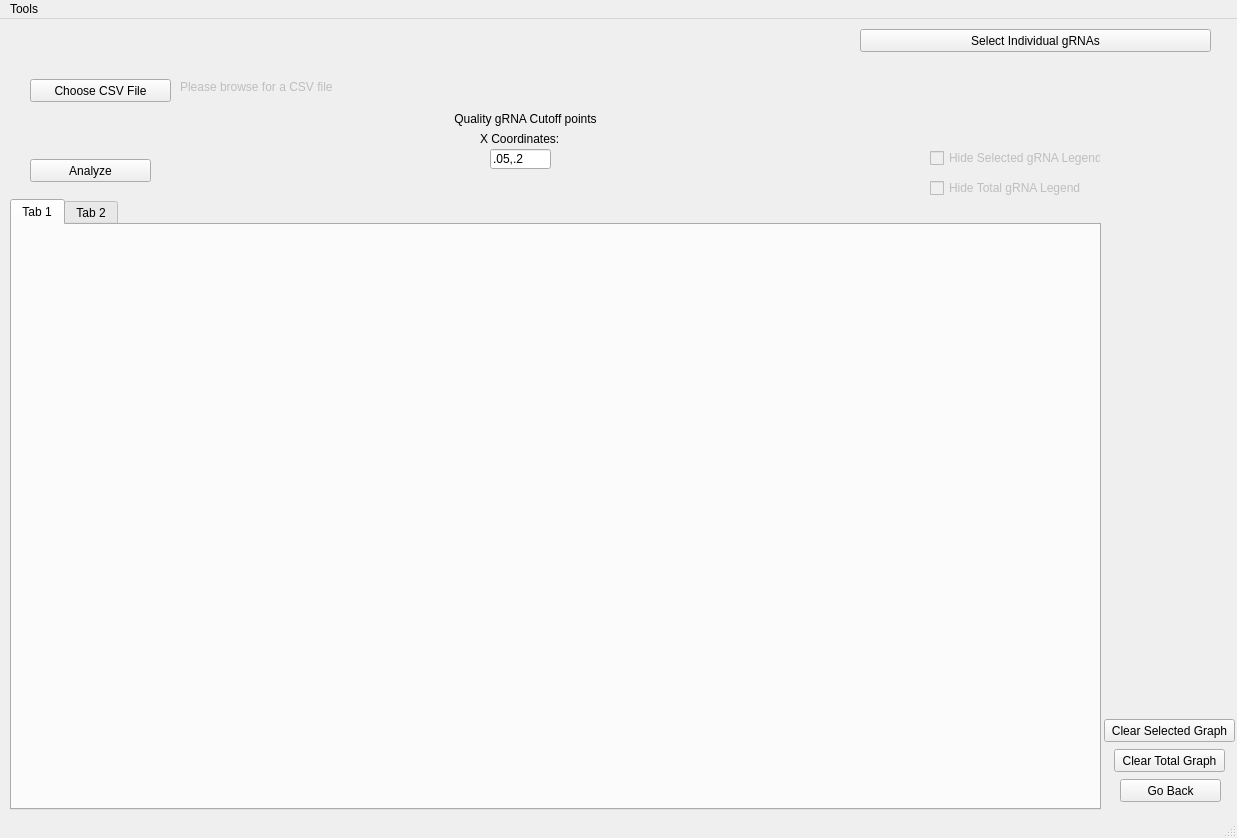
<?xml version="1.0" encoding="UTF-8"?>
<ui version="4.0">
 <class>MainWindow</class>
 <widget class="QMainWindow" name="MainWindow">
  <property name="geometry">
   <rect>
    <x>0</x>
    <y>0</y>
    <width>1237</width>
    <height>838</height>
   </rect>
  </property>
  <property name="windowTitle">
   <string>MainWindow</string>
  </property>
  <widget class="QWidget" name="centralwidget">
   <widget class="QPushButton" name="browse_for_excel_button">
    <property name="geometry">
     <rect>
      <x>30</x>
      <y>60</y>
      <width>141</width>
      <height>23</height>
     </rect>
    </property>
    <property name="toolTip">
     <string>&lt;html&gt;&lt;head/&gt;&lt;body&gt;&lt;p&gt;Please choose a CSV file that was made by the Off-Target tool in the toolbar above.&lt;/p&gt;&lt;/body&gt;&lt;/html&gt;</string>
    </property>
    <property name="text">
     <string>Choose CSV File</string>
    </property>
   </widget>
   <widget class="QLabel" name="excel_label">
    <property name="enabled">
     <bool>false</bool>
    </property>
    <property name="geometry">
     <rect>
      <x>180</x>
      <y>60</y>
      <width>1001</width>
      <height>16</height>
     </rect>
    </property>
    <property name="toolTip">
     <string>&lt;html&gt;&lt;head/&gt;&lt;body&gt;&lt;p&gt;Please click the &amp;quot;Choose CSV File&amp;quot; button to browse for a CSV file to use.&lt;/p&gt;&lt;/body&gt;&lt;/html&gt;</string>
    </property>
    <property name="text">
     <string>Please browse for a CSV file</string>
    </property>
   </widget>
   <widget class="QPushButton" name="back_button">
    <property name="geometry">
     <rect>
      <x>1120</x>
      <y>760</y>
      <width>101</width>
      <height>23</height>
     </rect>
    </property>
    <property name="toolTip">
     <string>&lt;html&gt;&lt;head/&gt;&lt;body&gt;&lt;p&gt;Go back to the main window&lt;/p&gt;&lt;p&gt;&lt;br/&gt;&lt;/p&gt;&lt;/body&gt;&lt;/html&gt;</string>
    </property>
    <property name="text">
     <string>Go Back</string>
    </property>
   </widget>
   <widget class="QPushButton" name="analyze_button">
    <property name="geometry">
     <rect>
      <x>30</x>
      <y>140</y>
      <width>121</width>
      <height>23</height>
     </rect>
    </property>
    <property name="toolTip">
     <string>&lt;html&gt;&lt;head/&gt;&lt;body&gt;&lt;p&gt;Analyze the CSV file chosen. This will update the graph in Tab 1.&lt;/p&gt;&lt;/body&gt;&lt;/html&gt;</string>
    </property>
    <property name="text">
     <string>Analyze</string>
    </property>
   </widget>
   <widget class="QTabWidget" name="tabWidget">
    <property name="geometry">
     <rect>
      <x>10</x>
      <y>180</y>
      <width>1091</width>
      <height>611</height>
     </rect>
    </property>
    <property name="toolTip">
     <string>&lt;html&gt;&lt;head/&gt;&lt;body&gt;&lt;p&gt;This is the canvas where the graphs are drawn.&lt;/p&gt;&lt;p&gt;Tab 1: This graph is the graph for all gRNAs in the entire data set.&lt;/p&gt;&lt;p&gt;Tab 2: This graph is the graph for the specfic gRNAs chosen in the 'Select Individual gRNAs' window.&lt;/p&gt;&lt;/body&gt;&lt;/html&gt;</string>
    </property>
    <property name="currentIndex">
     <number>0</number>
    </property>
    <widget class="total_grnas_graph" name="total_grnas_graph">
     <attribute name="title">
      <string>Tab 1</string>
     </attribute>
    </widget>
    <widget class="selected_grnas_graph" name="selected_grnas_graph">
     <attribute name="title">
      <string>Tab 2</string>
     </attribute>
    </widget>
   </widget>
   <widget class="QPushButton" name="select_individ_grnas">
    <property name="geometry">
     <rect>
      <x>860</x>
      <y>10</y>
      <width>351</width>
      <height>23</height>
     </rect>
    </property>
    <property name="toolTip">
     <string>&lt;html&gt;&lt;head/&gt;&lt;body&gt;&lt;p&gt;Click this button to graph specific gRNAs that you select.&lt;/p&gt;&lt;/body&gt;&lt;/html&gt;</string>
    </property>
    <property name="text">
     <string>Select Individual gRNAs</string>
    </property>
   </widget>
   <widget class="QLabel" name="label">
    <property name="geometry">
     <rect>
      <x>370</x>
      <y>90</y>
      <width>311</width>
      <height>20</height>
     </rect>
    </property>
    <property name="text">
     <string>&lt;html&gt;&lt;head/&gt;&lt;body&gt;&lt;p align=&quot;center&quot;&gt;Quality gRNA Cutoff points&lt;/p&gt;&lt;/body&gt;&lt;/html&gt;</string>
    </property>
   </widget>
   <widget class="QLineEdit" name="x_coord_line">
    <property name="geometry">
     <rect>
      <x>490</x>
      <y>130</y>
      <width>61</width>
      <height>20</height>
     </rect>
    </property>
    <property name="toolTip">
     <string>&lt;html&gt;&lt;head/&gt;&lt;body&gt;&lt;p&gt;Please select 2 X coordinates for the quality cutoff points. This will be the black line on the graph signifying the quality cutoff of your choosing.&lt;/p&gt;&lt;p&gt;No values greater than 1 are accepted.&lt;/p&gt;&lt;p&gt;Please follow the format of the default numbers: &amp;lt;point 1,point 2&amp;gt;&lt;/p&gt;&lt;/body&gt;&lt;/html&gt;</string>
    </property>
    <property name="text">
     <string>.05,.2</string>
    </property>
   </widget>
   <widget class="QLabel" name="label_2">
    <property name="geometry">
     <rect>
      <x>480</x>
      <y>110</y>
      <width>81</width>
      <height>20</height>
     </rect>
    </property>
    <property name="text">
     <string>X Coordinates:</string>
    </property>
   </widget>
   <widget class="QCheckBox" name="hide_total_legend">
    <property name="enabled">
     <bool>false</bool>
    </property>
    <property name="geometry">
     <rect>
      <x>930</x>
      <y>160</y>
      <width>161</width>
      <height>18</height>
     </rect>
    </property>
    <property name="toolTip">
     <string>&lt;html&gt;&lt;head/&gt;&lt;body&gt;&lt;p&gt;If checked:&lt;/p&gt;&lt;p&gt;	The legend of the total gRNA graph will be hidden&lt;/p&gt;&lt;p&gt;If un-checked:&lt;/p&gt;&lt;p&gt;	The legend of the total gRNA graph will be shown&lt;/p&gt;&lt;/body&gt;&lt;/html&gt;</string>
    </property>
    <property name="text">
     <string>Hide Total gRNA Legend</string>
    </property>
   </widget>
   <widget class="QCheckBox" name="hide_selected_legend">
    <property name="enabled">
     <bool>false</bool>
    </property>
    <property name="geometry">
     <rect>
      <x>930</x>
      <y>130</y>
      <width>171</width>
      <height>18</height>
     </rect>
    </property>
    <property name="toolTip">
     <string>&lt;html&gt;&lt;head/&gt;&lt;body&gt;&lt;p&gt;If checked:&lt;/p&gt;&lt;p&gt;	The legend of the selected gRNA graph will be hidden&lt;/p&gt;&lt;p&gt;If un-checked:&lt;/p&gt;&lt;p&gt;	The legend of the selected gRNA graph will be shown&lt;/p&gt;&lt;/body&gt;&lt;/html&gt;</string>
    </property>
    <property name="text">
     <string>Hide Selected gRNA Legend</string>
    </property>
   </widget>
   <widget class="QPushButton" name="clear_total_graph_button">
    <property name="geometry">
     <rect>
      <x>1114</x>
      <y>730</y>
      <width>111</width>
      <height>23</height>
     </rect>
    </property>
    <property name="toolTip">
     <string>&lt;html&gt;&lt;head/&gt;&lt;body&gt;&lt;p&gt;Clear the total gRNA graph. This is the graph on Tab 1.&lt;/p&gt;&lt;/body&gt;&lt;/html&gt;</string>
    </property>
    <property name="text">
     <string>Clear Total Graph</string>
    </property>
   </widget>
   <widget class="QPushButton" name="clear_selected_graph_button">
    <property name="geometry">
     <rect>
      <x>1104</x>
      <y>700</y>
      <width>131</width>
      <height>23</height>
     </rect>
    </property>
    <property name="toolTip">
     <string>&lt;html&gt;&lt;head/&gt;&lt;body&gt;&lt;p&gt;Clear the selected gRNA graph. This is the graph on Tab 2.&lt;/p&gt;&lt;/body&gt;&lt;/html&gt;</string>
    </property>
    <property name="text">
     <string>Clear Selected Graph</string>
    </property>
   </widget>
  </widget>
  <widget class="QMenuBar" name="menubar">
   <property name="geometry">
    <rect>
     <x>0</x>
     <y>0</y>
     <width>1237</width>
     <height>22</height>
    </rect>
   </property>
   <widget class="QMenu" name="menuTools">
    <property name="title">
     <string>Tools</string>
    </property>
    <addaction name="actionOff_Targeting"/>
   </widget>
   <addaction name="menuTools"/>
  </widget>
  <widget class="QStatusBar" name="statusbar"/>
  <action name="actionOff_Targeting">
   <property name="text">
    <string>Off-Targeting</string>
   </property>
  </action>
 </widget>
 <customwidgets>
  <customwidget>
   <class>total_grnas_graph</class>
   <extends>QWidget</extends>
   <header>total_grnas_graph.h</header>
   <container>1</container>
  </customwidget>
  <customwidget>
   <class>selected_grnas_graph</class>
   <extends>QWidget</extends>
   <header>selected_grnas_graph.h</header>
   <container>1</container>
  </customwidget>
 </customwidgets>
 <resources/>
 <connections/>
</ui>
